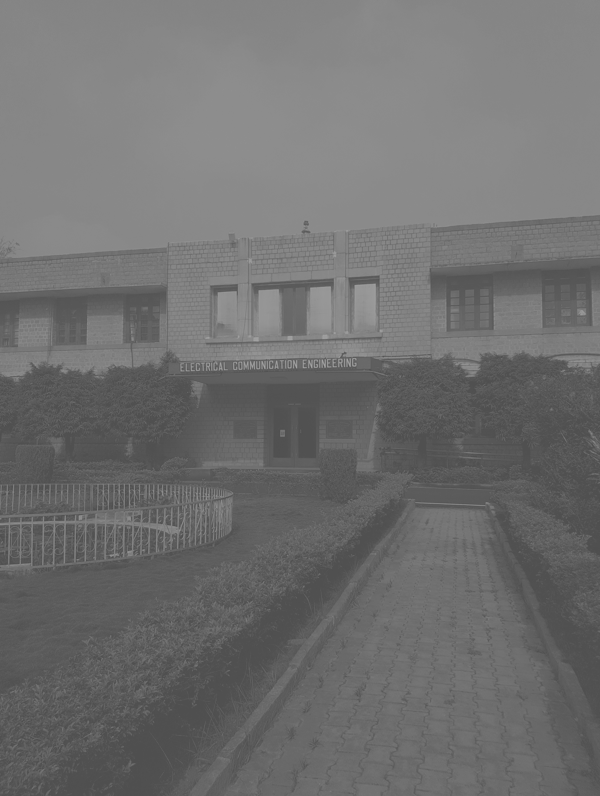
#> input picture Assignment 2/images/ECE.png, 600 x 796 px, found by its file name
$ python full_scale_contrast_stretching.py
#> lines starting #> are read from the running program, lines starting #| are printed output that depends on the picture
### Assignment 2/histogram.py
#import cv2
#import matplotlib.pyplot as plt
import numpy as np

# Find the histogram of an image
def histogram(img):
    row, col = img.shape
    # Declare a array of zeros of lenth 256(Pixel values)
    y = np.zeros(256, dtype = int)
    x = np.arange(0,256)
    for i in range(0,row):
        for j in range(0,col):
            y[img[i,j]] = y[img[i,j]]+ 1
    return x, y, row, col, img


# [6 lines of commented-out code are left out]

### Assignment 2/full_scale_contrast_stretching.py
#Import packages and histogram function
import numpy as np
import matplotlib.pyplot as plt
import cv2
from histogram import histogram

# You may get the condition where B-A(Defined below in line 20) could be zero. Division with zero give error, to avaoid that use below line.
np.seterr(divide='ignore', invalid='ignore')

# Define streching function
def streching(img):
   #Get the histogram and find minimum and max pixel value in image
   x, y, row, col, img  = histogram(img)
   A = np.amin(img)
   B = np.amax(img)

   # Now apply the formula of streching in each pixel
   for i in range(row):
     for j in range(col):
      img[i,j] = 255/(B-A) * (img[i,j] -A)

   # Again evaluate histogram of streched image
   x1,y1,_,_,_ = histogram(img)
   return x, y, img, x1, y1


##################################### Driver code with command ###############################################
if __name__== '__main__':
   # Read the ECE.png image and convert into gray scale
    img_ECE = cv2.imread('images\ECE.png')
#> img_ECE is the input picture: shape (796, 600, 3); min 79, max 166, mean 111.3
    img11=img_ECE
    img_ECE_gray = cv2.cvtColor(img_ECE, cv2.COLOR_BGR2GRAY)

    # Read the IIScMain.png and convert into gray scale
    img_IISc = cv2.imread('images\IIScMain.png')
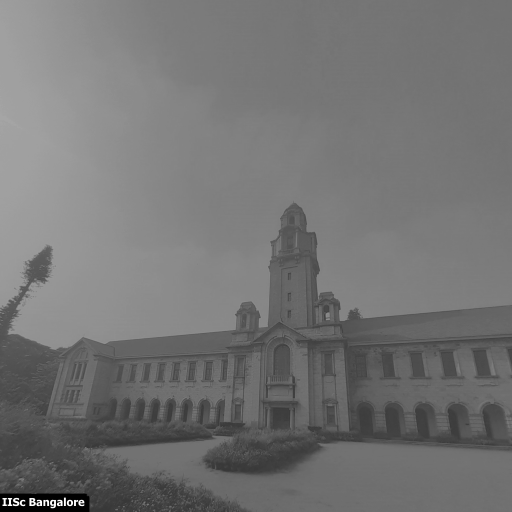
#> input picture Assignment 2/images/IIScMain.png, 512 x 512 px, found by its file name
#> img_IISc is the input picture: shape (512, 512, 3); min 0, max 255, mean 115.7
    img_IISc_gray = cv2.cvtColor(img_IISc, cv2.COLOR_BGR2GRAY)

    # Find histogram and do the streching of image and plot original and streched histogram
    x,y,J, x1,y1 = streching(img_ECE_gray)
#> after the loop in histogram, `for i in range(0,row):`: y = 256 values, max 27914 at index 135, min 0 at index 0, mean 1865.6
#> in streching, `x, y, row, col, img  = histogram(img)`: x = 256 values from 0 to 255; row = 796; col = 600
#> in streching, `A = np.amin(img)`: A = 79
#> in streching, `B = np.amax(img)`: B = 166
#> after the loop in streching, `for i in range(row):`:
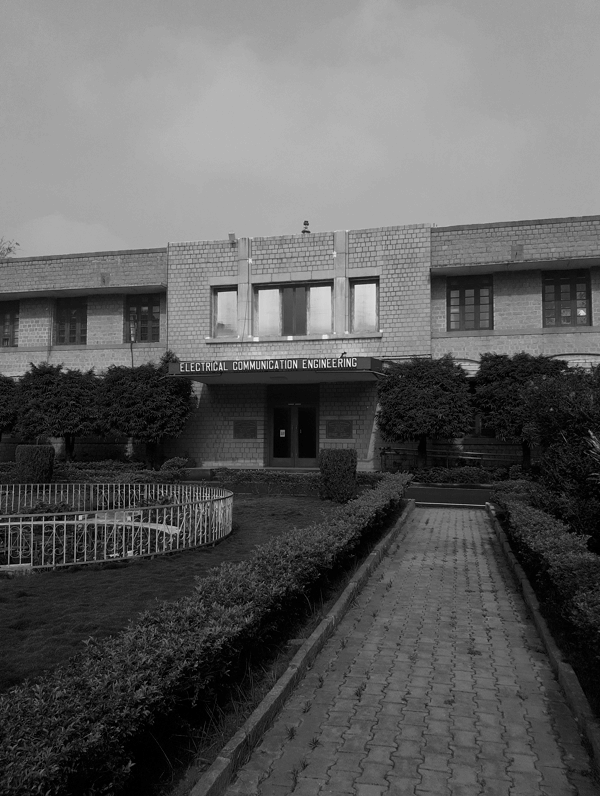
#> img: shape (796, 600); min 0, max 255, mean 94.3
#> in streching, `x1,y1,_,_,_ = histogram(img)`: x1 = 256 values from 0 to 255; y1 = 256 values, max 27914 at index 164, min 0 at index 1, mean 1865.6
#> x = 256 values from 0 to 255; x1 = 256 values from 0 to 255
    plt.figure(1)
    plt.subplot(2,2,1)
    plt.bar(x,y)
    plt.title('Original bar graph of ECE.png')
    plt.subplot(2,2,2)
    plt.bar(x1,y1)
    plt.title('Streched of ECE.png')

   # Also show the original and streched picture
    plt.figure(2)
    plt.subplot(2,2,1)
    plt.imshow(img11,cmap='gray',vmin=0,vmax=255)
    plt.title('original of ECE.png')
    plt.subplot(2,2,2)
    plt.imshow(J,cmap='gray',vmin=0,vmax=255)
    plt.title('Stretched of ECE.png')

    # Now do the streching on IIScMain image also and plot both histograms
    x,y,J, x1,y1 = streching(img_IISc_gray)
#> y = 256 values, max 8170 at index 119, min 0 at index 51, mean 1024; y1 has the same summary as y
    plt.figure(1)
    plt.subplot(2,2,3)
    plt.bar(x,y)
    plt.title('Original of IIScMain')
    plt.subplot(2,2,4)
    plt.bar(x1,y1)
    plt.title('Stretched of IIScMain')

   # Display the original and streched image
    plt.figure(2)
    plt.subplot(2,2,3)
    plt.imshow(img_IISc_gray,cmap='gray',vmin=0,vmax=255)
    plt.title('Original of IIScMain')
    plt.subplot(2,2,4)
    plt.imshow(J,cmap='gray',vmin=0,vmax=255)
    plt.title('Stretched of IIScMain')
    plt.show()
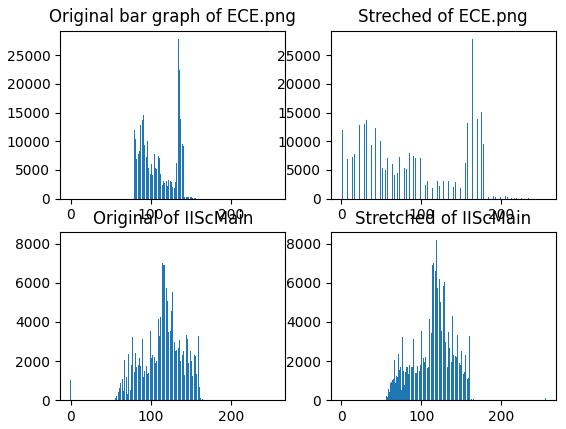
#> figure drawn by matplotlib, 4 panels; panel 1: tallest bar 27914 high, from x = 134.6 to 135.4; panel 2: tallest bar 27914 high, from x = 163.6 to 164.4; panel 3: tallest bar 8170 high, from x = 118.6 to 119.4; panel 4: tallest bar 8170 high, from x = 118.6 to 119.4
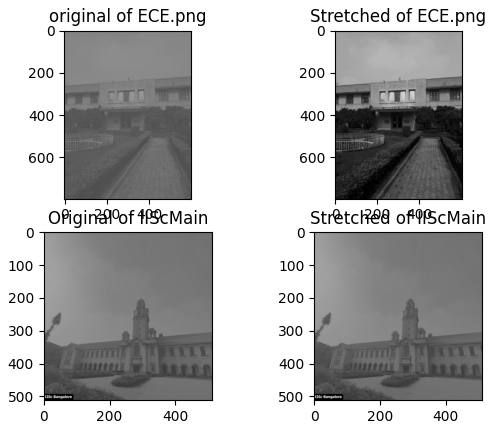
#> figure drawn by matplotlib, 4 panels
